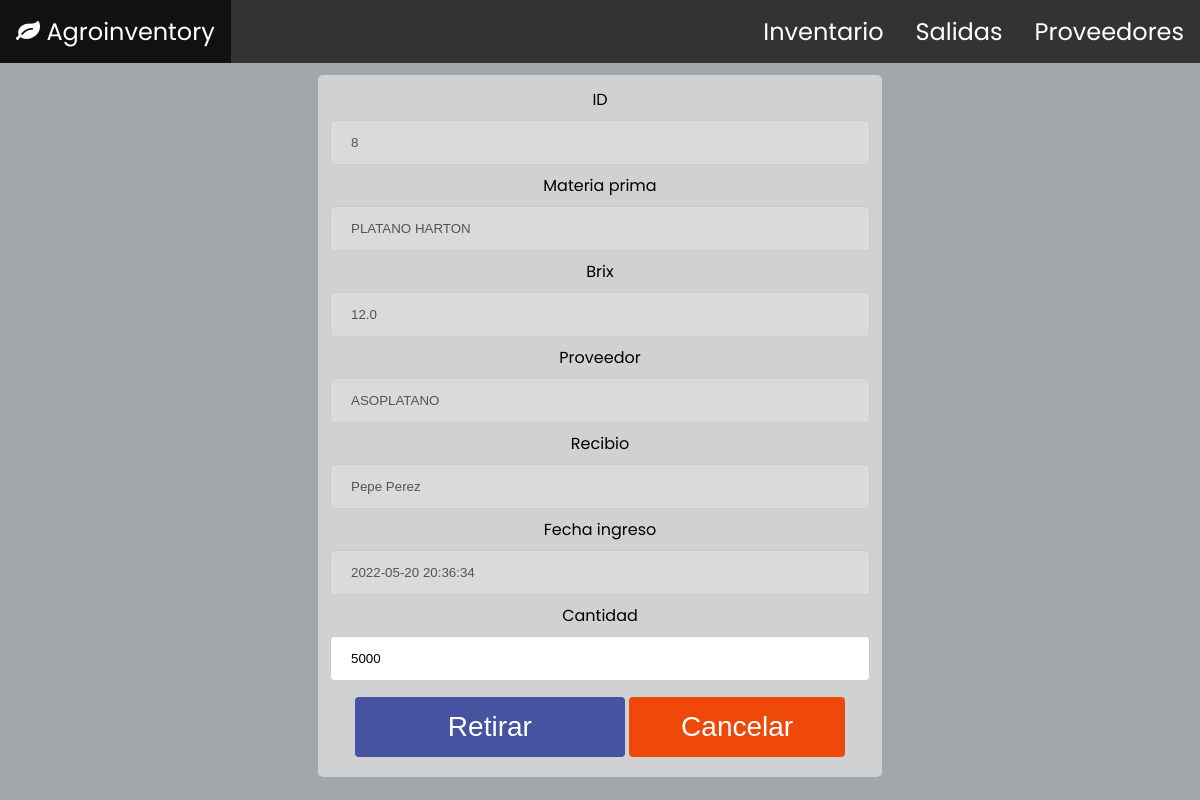
The page /edit.php?id_registro=8 on the database its author committed.
### tables this page shows
CREATE TABLE `registros` (
  `id_registro` int(11) NOT NULL,
  `realizo` int(11) NOT NULL,
  `materia_prima` int(4) NOT NULL,
  `cantidad` decimal(10,0) NOT NULL,
  `calidad` int(1) NOT NULL,
  `brix` decimal(3,1) NOT NULL,
  `proveedor` int(4) NOT NULL,
  `stock` tinyint(1) NOT NULL DEFAULT 1,
  `fecha_ingreso` timestamp NOT NULL DEFAULT current_timestamp(),
  `registro_activo` tinyint(1) NOT NULL DEFAULT 1
);

CREATE TABLE `materias_primas` (
  `id_mp` int(4) NOT NULL,
  `nombre` varchar(100) NOT NULL
);

CREATE TABLE `proveedores` (
  `id_proveedor` int(4) NOT NULL,
  `nombre` varchar(100) NOT NULL,
  `nit` varchar(20) NOT NULL,
  `telefonos` varchar(100) NOT NULL,
  `email` varchar(50) NOT NULL
);

CREATE TABLE `usuarios` (
  `id_usuario` int(11) NOT NULL,
  `nombre` varchar(80) NOT NULL,
  `cedula` varchar(20) NOT NULL
);

### edit.php (the view, shortened to what this page needs)
<?php
    include("db.php");
    if(isset($_GET['id_registro'])){
        $id_registro=$_GET['id_registro'];
        $query = "SELECT id_registro, materias_primas.nombre as mp, cantidad, calidad, brix, proveedores.nombre as proveedor, usuarios.nombre as recibe, fecha_ingreso
        FROM registros
        INNER JOIN usuarios ON registros.realizo = usuarios.id_usuario
        INNER JOIN proveedores ON registros.proveedor = proveedores.id_proveedor
        INNER JOIN materias_primas ON registros.materia_prima = materias_primas.id_mp
        WHERE registro_activo = 1 AND stock = 1 AND id_registro = '$id_registro'";
        $result = mysqli_query($conn, $query);
        if (mysqli_num_rows($result) == 1) {
            $row = mysqli_fetch_array($result);
            $id_registro = $row['id_registro'];
            $mp = $row['mp'];
            $cantidad = $row['cantidad'];
            $brixOut = $row['brix'];
            $proveedor = $row['proveedor'];
            $recibe = $row['recibe'];
            $fecha_ingreso = $row['fecha_ingreso'];
        }
    }
?>
<?php include("includes/header.php") ?>
<div class="formulario">
    <form action="edit.php?id_registro=<?php echo $_GET['id_registro'];?>" method="POST">
        <label for="id_registro">ID</label>
        <input type="number" id="id_registro" min=0 name="id_registro" value="<?php echo $id_registro;?>" disabled>
        <br>
        <label for="mp">Materia prima</label>
        <input type="text" id="mp" name="mp" value="<?php echo $mp;?>" disabled>
        <br>
        <label for="brixOut">Brix</label>
        <input type="number" id="brixOut" step="0.1" name="brixOut" placeholder="brixOut" value="<?php echo $brixOut;?>" disabled>
        <br>
        <label for="proveedor">Proveedor</label>
        <input type="text" id="proveedor" name="proveedor" placeholder="proveedor" value="<?php echo $proveedor;?>" disabled>
        <br>
        <label for="recibe">Recibio</label>
        <input type="text" id="recibe" name="recibe" placeholder="recibe" value="<?php echo $recibe;?>" disabled>
        <br>
        <label for="fecha_ingreso">Fecha ingreso</label>
        <input type="text" id="fecha_ingreso" name="fecha_ingreso" placeholder="fecha_ingreso" value="<?php echo $fecha_ingreso;?>" disabled>
        <br>
        <label for="cantidad">Cantidad</label>
        <input type="number" id="cantidadOut" min=0 max="<?php echo $cantidad;?>" name="cantidadOut" placeholder="Cantidad en kilogramos" value="<?php echo $cantidad;?>">
        <br>
        <input type="submit" name="update" id="update" value="Retirar">
        <input type="button" name="cancel" id="cancel" value="Cancelar" onclick="location.href='http://localhost/agroinventory/index.php';">
    </form>
</div>
<?php include("includes/footer.php") ?>

### styles.css (style rules this page uses)
body { text-align: center; font-family: 'Big Shoulders Stencil Display', cursive; font-family: 'Montserrat', sans-serif; font-family: 'Poppins', sans-serif; margin: 0; padding: 0; background-color:rgb(163, 167, 170) ; }
input, select { width: 100%; padding: 14px 20px; margin: 8px 0; display: inline-block; border: 1px solid #ccc; border-radius: 4px; box-sizing: border-box; }
input[type=submit] { width: 50%; background-color: #4553a0; color: white; padding: 14px 20px; margin: 8px 0; border: none; border-radius: 4px; cursor: pointer; font-size: 28px; }
input[type=button] { width: 40%; background-color: #ee4908; color: white; padding: 14px 20px; margin: 8px 0; border: none; border-radius: 4px; cursor: pointer; font-size: 28px; }
.formulario { border-radius: 5px; display: inline-block; background-color: #f2f2f28e; padding: 1%; width: 45%; margin: 1%; vertical-align:top; }

### rows shown on the page
registros: id_registro "8", mp "PLATANO HARTON", brixOut "12.0", proveedor "ASOPLATANO", recibe "Pepe Perez", fecha_ingreso "2022-05-20 20:36:34", cantidadOut "5000"
